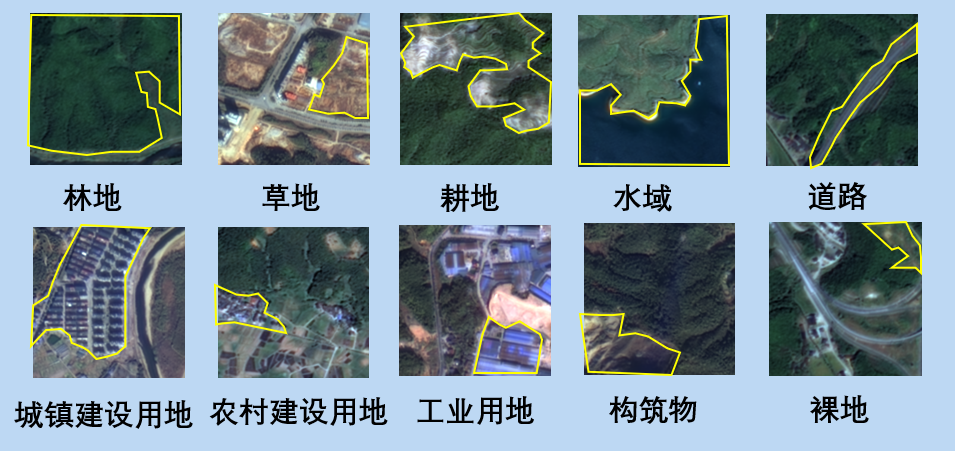
#> input picture images/img.png, 955 x 451 px
$ python -i custom_transform.py   (imports and definitions only)
#> lines starting #> are read from the running program, lines starting #| are printed output that depends on the picture
#> further down, picture is the input picture: shape (451, 955, 3); mean B, G, R 150.7, 141.9, 123.1
import math
import numbers
# import random
import cv2

from PIL import Image, ImageOps
import numpy as np
from numpy import random


# [63 lines left out: functions objs_from_gt_array, split_by_class, split_by_object, not called in this run]

# endregion


class PhotoMetricDistortion(object):
    """Apply photometric distortion to image sequentially, every transformation
    is applied with a probability of 0.5. The position of random contrast is in
    second or second to last.
    1. random brightness
    2. random contrast (mode 0)
    3. convert color from BGR to HSV
    4. random saturation
    5. random hue
    6. convert color from HSV to BGR
    7. random contrast (mode 1)
    8. randomly swap channels
    Args:
        brightness_delta (int): delta of brightness.
        contrast_range (tuple): range of contrast.
        saturation_range (tuple): range of saturation.
        hue_delta (int): delta of hue.
    """

    def __init__(self,
                 brightness_delta=32,
                 contrast_range=(0.5, 1.5),
                 saturation_range=(0.5, 1.5),
                 hue_delta=18):
        self.brightness_delta = brightness_delta
        self.contrast_lower, self.contrast_upper = contrast_range
        self.saturation_lower, self.saturation_upper = saturation_range
        self.hue_delta = hue_delta

    def convert(self, img, alpha=1, beta=0):
        """Multiple with alpha and add beat with clip."""
#> called with alpha = 1.34, beta = 0
        img = img.astype(np.float32) * alpha + beta
        img = np.clip(img, 0, 255)
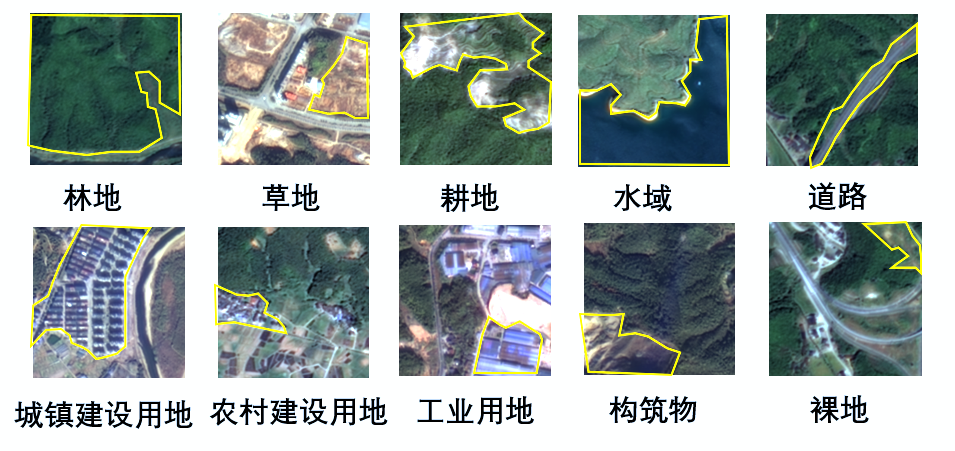
#> img: shape (451, 955, 3) float32; mean of channels 0, 1, 2 171.5, 174.2, 164.2; drawn as B, G, R
        return img.astype(np.uint8)

    def brightness(self, img):
        """Brightness distortion."""
        if random.randint(2):
            return self.convert(
                img,
                beta=random.uniform(-self.brightness_delta,
                                    self.brightness_delta))
        return img

    def contrast(self, img):
        """Contrast distortion."""
        if random.randint(2):
            return self.convert(
                img,
                alpha=random.uniform(self.contrast_lower, self.contrast_upper))
        return img

    def saturation(self, img):
        """Saturation distortion."""
        if random.randint(2):
            # img = mmcv.bgr2hsv(img)
            img = cv2.cvtColor(img, cv2.COLOR_BGR2HSV)
#> img: shape (451, 955, 3); mean H, S, V 86.5, 47.9, 179.4
            img[:, :, 1] = self.convert(
                img[:, :, 1],
                alpha=random.uniform(self.saturation_lower,
                                     self.saturation_upper))
#> call 2 of convert, with alpha = 1.04, beta = 0
#> in convert (call 2), `img = img.astype(np.float32) * alpha + beta`:
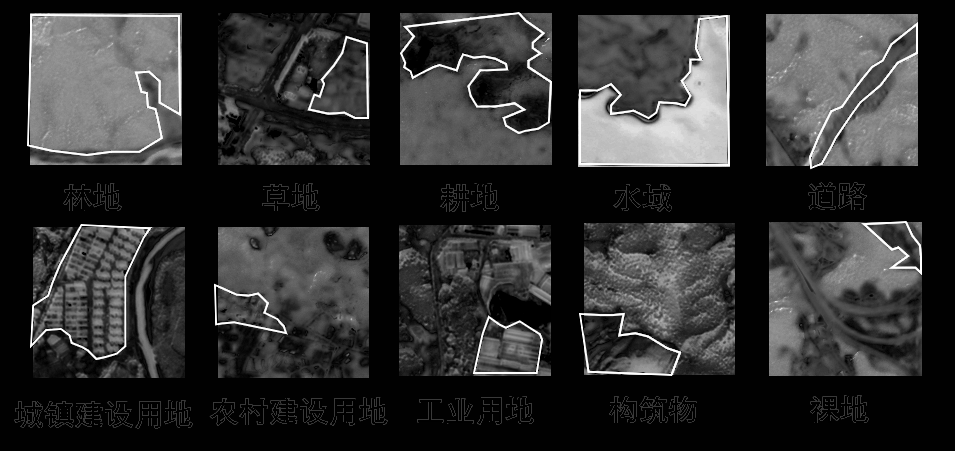
#> img: shape (451, 955) float32; min 0, max 266.4, mean 50.1; drawn with min black and max white
#> img: shape (451, 955, 3); mean H, S, V 86.5, 49.7, 179.4
            # img = mmcv.hsv2bgr(img)
            img = cv2.cvtColor(img, cv2.COLOR_HSV2BGR)
        return img

    def hue(self, img):
        """Hue distortion."""
        if random.randint(2):
            # img = mmcv.bgr2hsv(img)
            img = cv2.cvtColor(img, cv2.COLOR_BGR2HSV)
#> img: shape (451, 955, 3); mean H, S, V 86.5, 50.3, 179.4
            img[:, :,
                0] = (img[:, :, 0].astype(int) +
                      random.randint(-self.hue_delta, self.hue_delta)) % 180
#> img: shape (451, 955, 3); mean H, S, V 87.4, 50.3, 179.4
            # img = mmcv.hsv2bgr(img)
            img = cv2.cvtColor(img, cv2.COLOR_HSV2BGR)
        return img

    def __call__(self, img):
        """Call function to perform photometric distortion on images.
        Args:
            results (dict): Result dict from loading pipeline.
        Returns:
            dict: Result dict with images distorted.
        """

        # img = results['img']
        # random brightness
        img = self.brightness(img)

        # mode == 0 --> do random contrast first
        # mode == 1 --> do random contrast last
        mode = random.randint(2)
        if mode == 1:
            img = self.contrast(img)

        # random saturation
        img = self.saturation(img)

        # random hue
        img = self.hue(img)

        # random contrast
        if mode == 0:
            img = self.contrast(img)

        # results['img'] = img
        return img

    # [9 lines left out: function __repr__, not called in this run]

>>> import cv2
>>> picture = cv2.imread('../images/img.png')
>>> result = PhotoMetricDistortion()(picture)
